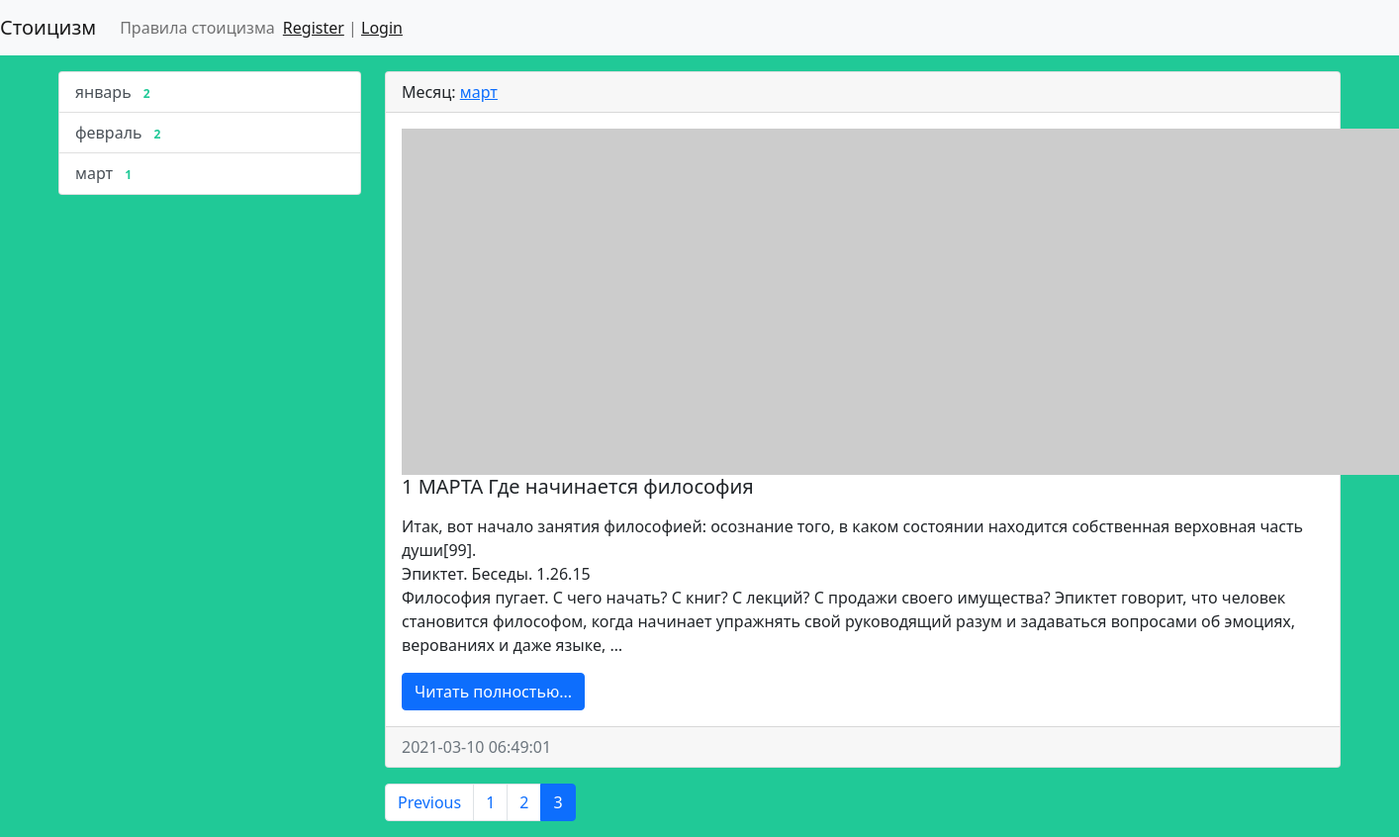
Page /?page=3 on the earlier database version.
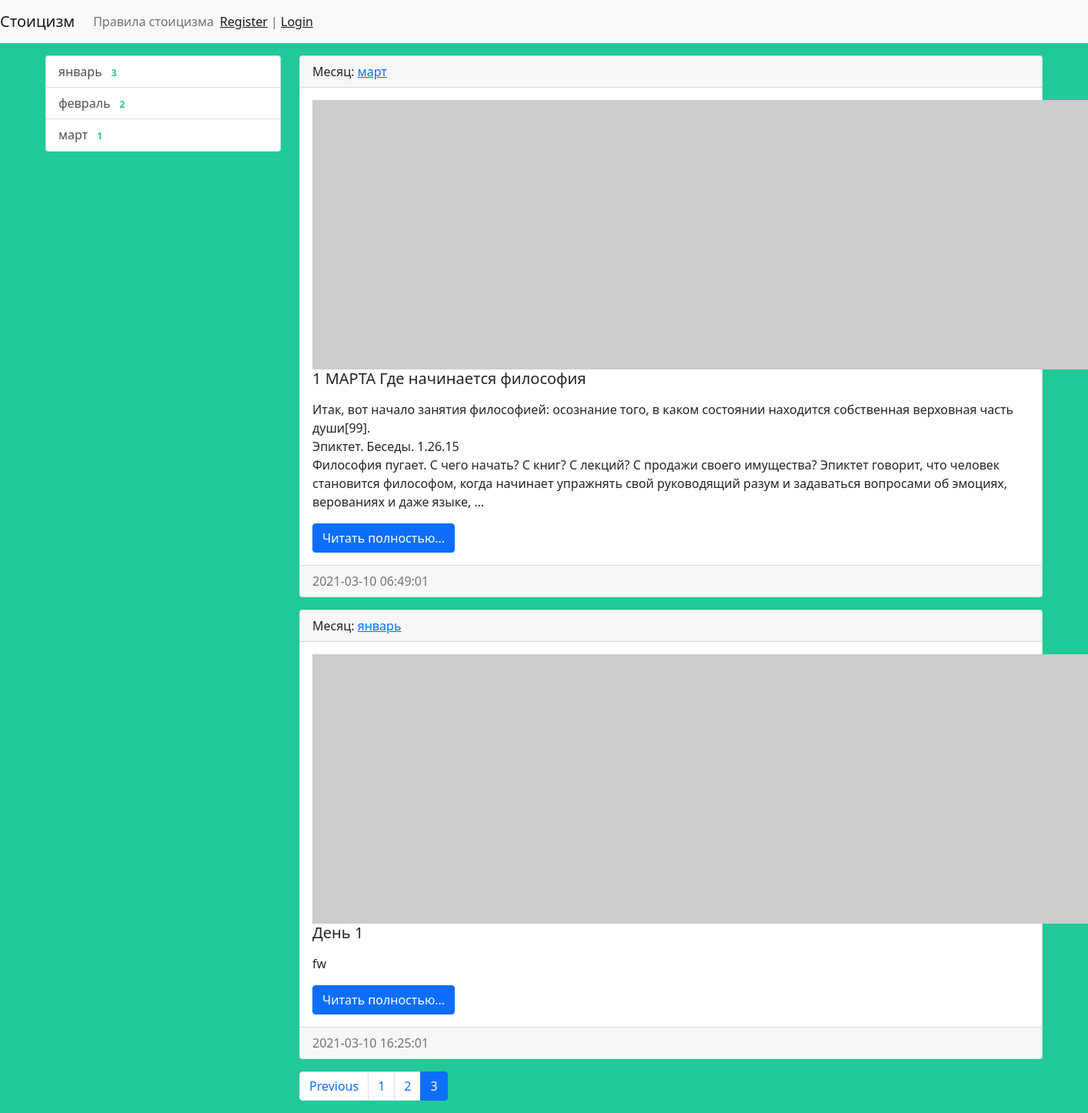
Same page on the later database version.
### stoic/models.py (models this page shows, shortened)
class Month(models.Model):
    title = models.CharField(max_length=150, db_index=True, verbose_name='Наименование месяца')
    def get_absolute_url(self):
        return reverse('month', kwargs={"month_id": self.pk})
    def __str__(self):
        return self.title
    class Meta:
        verbose_name = 'Месяц'
        verbose_name_plural = 'Месяцы'
        ordering = ['id']

class Stoic(models.Model):
    title = models.CharField(max_length=150, verbose_name='Заголовок')
    content = models.TextField(blank=True, verbose_name='Контент')
    created_at = models.DateTimeField(auto_now_add=True, verbose_name='Дата публикации')
    updated_at = models.DateTimeField(auto_now=True, verbose_name='Обновлено')
    photo = models.ImageField(upload_to='photos/%Y/%m/%d/', verbose_name='Изображение', blank=True)
    is_published = models.BooleanField(default=True, verbose_name='Опубликовано')
    month = models.ForeignKey('Month', on_delete=models.PROTECT, verbose_name='Месяц')
    views = models.IntegerField(default=0)
    def get_absolute_url(self):
        return reverse('view_stoic', kwargs={"pk": self.pk})
    class Meta:
        verbose_name = 'Высказывание'
        verbose_name_plural = 'Дни'
        ordering = ['id']

### stoic/views.py (the view)
# urls.py: path('', HomeStoic.as_view(), name='home'),
class HomeStoic(MyMixin, ListView):
    model = Stoic
    template_name = 'stoic/home_stoic_list.html'
    context_object_name = 'stoic'
    mixin_prop = 'hello world'
    paginate_by = 2
    def get_context_data(self, *, object_list=None, **kwargs):
        context = super().get_context_data(**kwargs)
        context['title'] = self.get_upper('Стоик')
        context['mixin_prop'] = self.get_prop()
        return context
    def get_queryset(self):
        return Stoic.objects.filter(is_published=True).select_related('month')

### stoic/templatetags/stoic_tags.py (called while the page is built)
@register.inclusion_tag('stoic/list_months.html')
def show_months(arg1='Hello', arg2='world'):
    months = Month.objects.annotate(cnt=Count('stoic', filter=F('stoic__is_published'))).filter(cnt__gt=0)
    return {"months": months, "arg1": arg1, "arg2": arg2}

### stoic/utils.py (called while the page is built)
    def get_prop(self):
        return self.mixin_prop.upper()

    def get_upper(self, s):
        if isinstance(s, str):
            return s.upper()
        else:
            return s.title.upper()

### stoic/templates/stoic/home_stoic_list.html (shortened to what this page needs)
{% extends 'base.html' %}
{% block sidebar %}
{% include 'inc/_sidebar.html' %}
{% endblock %}
{% block content %}
{% for item in stoic %}
<div class="card mb-3">
    <div class="card-header">
        Месяц: <a href="{{ item.category.get_absolute_url }}">{{ item.month }}</a>
    </div>
    <div class="card-body">
        <div class="media">
            {% if item.photo %}
            <img src="{{ item.photo.url }}" alt="" width="350" class="mr-3">
            {% else %}
            <img src="https://picsum.photos/id/1060/350/235/?blur=2" alt="" class="mr-3">
            {% endif %}
            <div class="media-body">
                <h5 class="card-title">{{ item.title }}</h5>
                <p class="card-text">{{ item.content|safe|linebreaks|truncatewords:50 }}</p>
                <a href="{{ item.get_absolute_url }}" class="btn btn-primary">Читать полностью...</a>
            </div>
        </div>
    </div>
    <div class="card-footer text-muted">
        {{ item.created_at|date:"Y-m-d H:i:s" }}
    </div>
</div>
{% endfor %}
{% endblock %}

### stoic/templates/stoic/list_months.html
<div class="list-group">
    {% for item in months %}
        <a href="{{ item.get_absolute_url }}" class="list-group-item list-group-item-action">{{ item.title }} <span  class="badge badge-primary badge-pill" style="color:#20c997;"  >{{ item.cnt }}</span></a>
    {% endfor %}
</div>

Differences in the rows shown:
computed for Month "январь": cnt "2" → "3"
added Stoic: month "январь", title "День 1", content "fw", created_at "2021-03-10 16:25:01"
